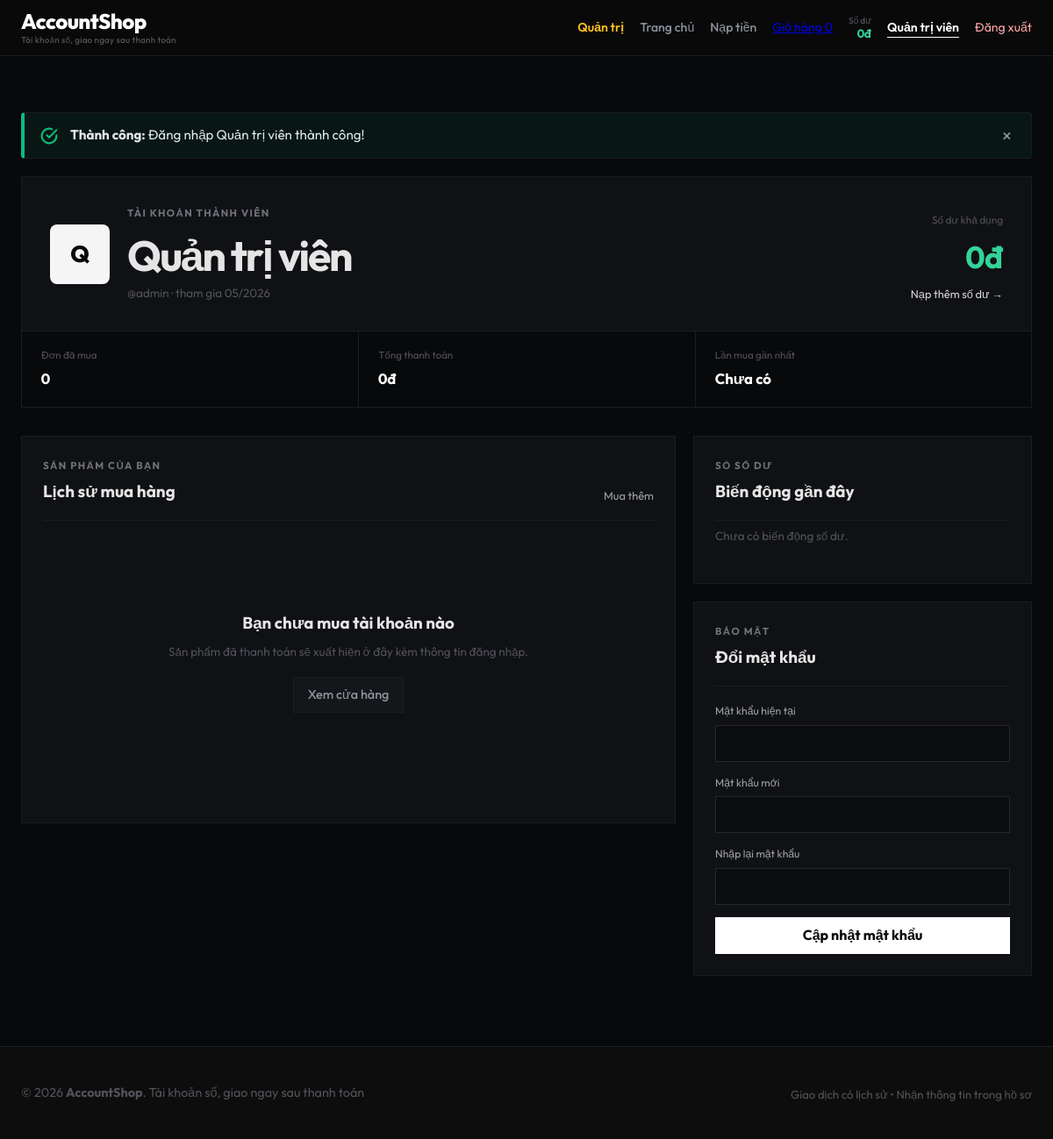
The app's page /profile.php (signed in) with its own data.
### tables this page shows
CREATE TABLE users (
  id INT AUTO_INCREMENT PRIMARY KEY,
  username VARCHAR(50) NOT NULL UNIQUE,
  password VARCHAR(255) NOT NULL,
  fullname VARCHAR(100) NOT NULL,
  role ENUM('admin', 'user') DEFAULT 'user',
  is_active TINYINT(1) NOT NULL DEFAULT 1,
  balance DECIMAL(15,0) NOT NULL DEFAULT 0,
  created_at DATETIME DEFAULT CURRENT_TIMESTAMP
);

### includes/settings.php (called while the page is built, shortened)
<?php
function load_app_settings(PDO $pdo): array
{
    $rows = $pdo->query('SELECT setting_key, setting_value FROM settings')->fetchAll();
    $settings = [];
    foreach ($rows as $row) {
        $settings[$row['setting_key']] = $row['setting_value'];
    }
    return $settings;
}
function app_setting(string $key, $default = null)
{
    global $settingsMap;
    return array_key_exists($key, $settingsMap ?? []) ? $settingsMap[$key] : $default;
}

### config/db.php (called while the page is built, shortened)
<?php
require_once __DIR__ . '/../includes/settings.php';
$host = getenv('DB_HOST') ?: 'localhost';
$port = getenv('DB_PORT') ?: '3306';
$dbname = getenv('DB_NAME') ?: 'account_shop';
$username = getenv('DB_USER') ?: 'root';
$password = getenv('DB_PASS') !== false ? getenv('DB_PASS') : '';
try {
    $pdo = new PDO("mysql:host=$host;port=$port;dbname=$dbname;charset=utf8mb4", $username, $password);
    $pdo->setAttribute(PDO::ATTR_ERRMODE, PDO::ERRMODE_EXCEPTION);
    $pdo->setAttribute(PDO::ATTR_DEFAULT_FETCH_MODE, PDO::FETCH_ASSOC);
    try {
        $settingsMap = load_app_settings($pdo);
    } catch (Exception $e) {
        $settingsMap = [];
    }
} catch (PDOException $e) {
    error_log('Database connection failed: ' . $e->getMessage());
    http_response_code(503);
    die('Hệ thống đang bảo trì kết nối dữ liệu. Vui lòng thử lại sau.');
}
?>

### profile.php (the view, shortened to what this page needs)
<?php
require_once __DIR__ . '/config/db.php';
require_once __DIR__ . '/includes/flash.php';
$userId = (int) $_SESSION['user_id'];
$userStmt = $pdo->prepare(
    'SELECT u.*, COUNT(o.id) AS order_count, COALESCE(SUM(o.price), 0) AS total_spent, MAX(o.created_at) AS last_order_at
     FROM users u LEFT JOIN orders o ON o.user_id = u.id WHERE u.id = ? GROUP BY u.id'
);
$userStmt->execute([$userId]);
$user = $userStmt->fetch();
$ordersStmt = $pdo->prepare(
    'SELECT o.*, a.name AS account_name, a.account_detail, c.name AS category_name
     FROM orders o
     LEFT JOIN accounts a ON a.id = o.account_id
     LEFT JOIN categories c ON c.id = a.category_id
     WHERE o.user_id = ? ORDER BY o.id DESC'
);
$ordersStmt->execute([$userId]);
$orders = $ordersStmt->fetchAll();
$ledgerStmt = $pdo->prepare(
    'SELECT * FROM balance_transactions WHERE user_id = ? ORDER BY id DESC LIMIT 20'
);
$ledgerStmt->execute([$userId]);
$ledger = $ledgerStmt->fetchAll();
require_once __DIR__ . '/includes/header.php';
require_once __DIR__ . '/includes/navbar.php';
?>
<main id="main-content" class="profile-page">
    <div class="container">
        <?= render_flash() ?>
        <header class="profile-hero">
            <div class="profile-identity">
                <span class="profile-monogram"><?= htmlspecialchars(mb_strtoupper(mb_substr($user['fullname'], 0, 1, 'UTF-8'), 'UTF-8')) ?></span>
                <div><span class="section-kicker">Tài khoản thành viên</span><h1><?= htmlspecialchars($user['fullname']) ?></h1><p>@<?= htmlspecialchars($user['username']) ?> · tham gia <?= date('m/Y', strtotime($user['created_at'])) ?></p></div>
            </div>
            <div class="profile-balance"><span>Số dư khả dụng</span><strong><?= number_format($user['balance'], 0, ',', '.') ?>đ</strong><a href="topup.php">Nạp thêm số dư →</a></div>
        </header>
        <section class="profile-stats" aria-label="Thống kê tài khoản">
            <div><span>Đơn đã mua</span><strong><?= number_format($user['order_count']) ?></strong></div>
            <div><span>Tổng thanh toán</span><strong><?= number_format($user['total_spent'], 0, ',', '.') ?>đ</strong></div>
            <div><span>Lần mua gần nhất</span><strong><?= $user['last_order_at'] ? date('d/m/Y', strtotime($user['last_order_at'])) : 'Chưa có' ?></strong></div>
        </section>
        <div class="profile-layout">
            <section class="profile-orders">
                <div class="profile-section-heading"><div><span class="section-kicker">Sản phẩm của bạn</span><h2>Lịch sử mua hàng</h2></div><a href="index.php">Mua thêm</a></div>
                <?php if (!$orders): ?>
                    <div class="profile-empty"><h3>Bạn chưa mua tài khoản nào</h3><p>Sản phẩm đã thanh toán sẽ xuất hiện ở đây kèm thông tin đăng nhập.</p><a href="index.php" class="tab-btn">Xem cửa hàng</a></div>
                <?php endif; ?>
            </section>
            <aside class="profile-side">
                <section class="profile-panel">
                    <div class="profile-section-heading"><div><span class="section-kicker">Sổ số dư</span><h2>Biến động gần đây</h2></div></div>
                    <div class="balance-history">
                        <?php if (!$ledger): ?><p class="profile-panel-empty">Chưa có biến động số dư.</p><?php endif; ?>
                    </div>
                </section>
                <section class="profile-panel">
                    <div class="profile-section-heading"><div><span class="section-kicker">Bảo mật</span><h2>Đổi mật khẩu</h2></div></div>
                    <form method="POST" class="profile-password-form">
                        <label>Mật khẩu hiện tại<input type="password" name="old_password" required autocomplete="current-password"></label>
                        <label>Mật khẩu mới<input type="password" name="new_password" minlength="8" required autocomplete="new-password"></label>
                        <label>Nhập lại mật khẩu<input type="password" name="confirm_password" minlength="8" required autocomplete="new-password"></label>
                        <button type="submit">Cập nhật mật khẩu</button>
                    </form>
                </section>
            </aside>
        </div>
    </div>
</main>
<?php require_once __DIR__ . '/includes/footer.php'; ?>

### includes/navbar.php (shortened to what this page needs)
<?php
$currentScript = basename($_SERVER['PHP_SELF'] ?? '');
$isHomeActive = ($currentScript === 'index.php' || $currentScript === '') ? 'active' : '';
$isTopupActive = ($currentScript === 'topup.php') ? 'active' : '';
$isCartActive = ($currentScript === 'cart.php') ? 'active' : '';
$isProfileActive = ($currentScript === 'profile.php') ? 'active' : '';
$navBalance = 0;
if (isset($_SESSION['user_logged_in']) && $_SESSION['user_logged_in'] === true && isset($pdo)) {
    try {
        $balStmt = $pdo->prepare("SELECT balance FROM users WHERE id = ?");
        $balStmt->execute([$_SESSION['user_id']]);
        $navBalance = $balStmt->fetchColumn() ?: 0;
    } catch (Exception $e) {
        $navBalance = 0;
    }
}
?>
<header class="navbar">
    <div class="container navbar-content">
        <a href="<?= BASE_PATH ?>index.php" class="logo">
            <?= htmlspecialchars(SITE_SHORT_NAME) ?>
            <span><?= htmlspecialchars((string) app_setting('site_tagline', 'Tài khoản số giao tự động')) ?></span>
        </a>
        <nav class="nav-links" id="primaryNavigation" aria-label="Điều hướng chính">
            <?php if (isset($_SESSION['admin_logged_in']) && $_SESSION['admin_logged_in'] === true): ?>
                <a href="<?= BASE_PATH ?>admin/dashboard.php" class="admin-entry">Quản trị</a>
            <?php endif; ?>
            <a href="<?= BASE_PATH ?>index.php" class="nav-link <?= $isHomeActive ?>">Trang chủ</a>
            <a href="<?= BASE_PATH ?>topup.php" class="nav-link <?= $isTopupActive ?>">Nạp tiền</a>
            <a href="<?= BASE_PATH ?>cart.php" class="cart-badge-indicator <?= $isCartActive ?>">
                <span>Giỏ hàng</span>
                <span class="cart-count" id="cartCount"><?= count($_SESSION['cart']) ?></span>
            </a>
            <?php if (isset($_SESSION['user_logged_in']) && $_SESSION['user_logged_in'] === true): ?>
                <a href="<?= BASE_PATH ?>profile.php" class="balance-indicator">
                    <span>Số dư</span><?= number_format($navBalance, 0, ',', '.') ?>đ
                </a>
                <a href="<?= BASE_PATH ?>profile.php" class="nav-link nav-account <?= $isProfileActive ?>">
                    <?= htmlspecialchars($_SESSION['user_fullname'] ?? 'Tài khoản') ?>
                </a>
                <form method="POST" action="<?= BASE_PATH ?>logout.php" class="nav-logout-form">
                    <button type="submit" class="nav-logout-button">Đăng xuất</button>
                </form>
            <?php else: ?>
                <a href="<?= BASE_PATH ?>login.php" class="nav-link">Đăng nhập</a>
                <a href="<?= BASE_PATH ?>register.php" class="btn-nav">Đăng ký</a>
            <?php endif; ?>
        </nav>
    </div>
</header>

### records on screen
users: balance "0", fullname "Q", fullname "Quản trị viên", username "admin", created_at "05/2026"

### other values on screen
SITE_SHORT_NAME "AccountShop"
app_setting('site_tagline', 'Tài khoản số giao tự động') "Tài khoản số, giao ngay sau thanh toán"
$_SESSION['user_fullname'] "Quản trị viên"
$success "Đăng nhập Quản trị viên thành công!"
$user['order_count'] "0"
$user['total_spent'] "0"
